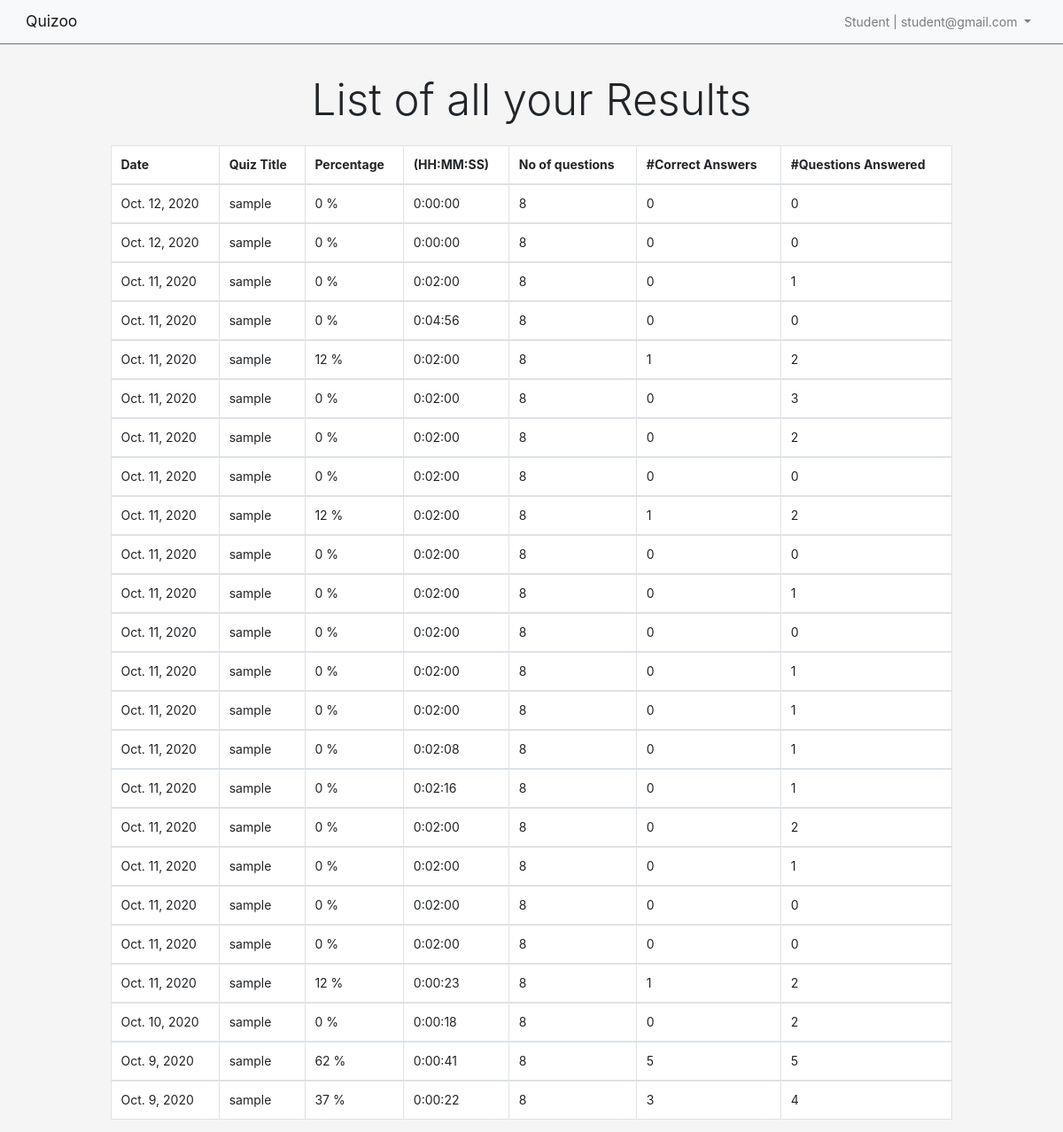
The page /exam/resultList/ (signed in) on the database as committed earlier.
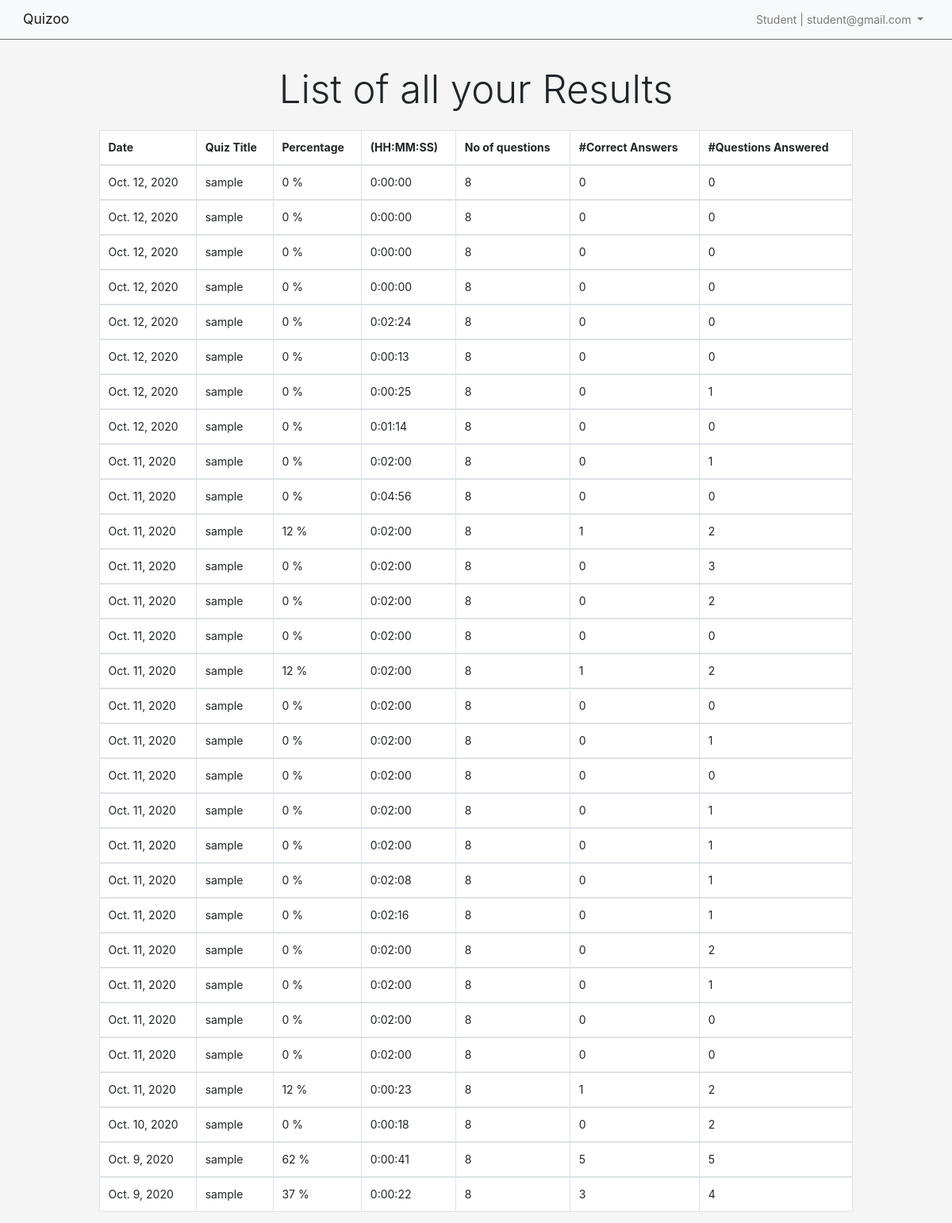
The same page on the database as committed later.
### users/models.py (models this page shows, shortened)
class User(AbstractUser):
    username = None
    teacher = models.BooleanField(default=False,
                                    help_text='check to register as a teacher. Only teachers can create,delete and update quizzes'
                                )
    email = models.EmailField(max_length=255, unique=True)
    USERNAME_FIELD = 'email'
    REQUIRED_FIELDS = []
    objects = CustomUserManager()

### exam/models.py (models this page shows, shortened)
class Result(models.Model):
    percentage = models.PositiveIntegerField(default=0)
    user = models.ForeignKey(
        get_user_model(), related_name='results', on_delete=models.CASCADE)
    time_spent = models.DurationField(default=0)
    no_of_questions_answered = models.IntegerField(default=0)
    no_of_correct_choices_answered = models.IntegerField(default=0)
    no_of_questions= models.IntegerField(default=0)
    quiz = models.ForeignKey(Quiz,
        related_name='results',
        on_delete=models.CASCADE,
    )
    date = models.DateField(default = timezone.now)

### dashboard/models.py (models this page shows, shortened)
class Quiz(models.Model):
    quiz_title = models.CharField(max_length=100)
    quiz_text = models.TextField()
    duration = models.DurationField(default=timedelta(minutes=5), help_text='HH:MM:SS')
    def __str__(self):
        return self.quiz_title

### exam/views.py (the view)
# urls.py: path('resultList/', views.ExamResultListView.as_view(),
class ExamResultListView(LoginRequiredMixin, generic.ListView):
    template_name = 'exam/result_list.html'
    context_object_name = 'results'
    def get_queryset(self):
        queryset = self.request.user.results.all().order_by('-date')
        return queryset

### templates/exam/result_list.html (shortened to what this page needs)
{% extends 'base.html' %}
{% block content %}
<div class="row justify-content-center mb-3">
    {% if results %}
        <h2 class="display-4 text-center">List of all your Results</h2>
    {% else %}
        <h3 class="display-4 text-center">You Have No Results</h3>
    {% endif %}
</div>
<div class="row justify-content-center">
    <table
        class="table table-hover col-12 col-sm-10 border-primary table-bordered"
        style="background-color: #fff;"
    >
        <thead >
            <tr>
                <th>Date</th>
                <th>Quiz Title</th>
                <th>Percentage</th>
                <th class="d-none d-sm-table-cell">(HH:MM:SS)</th>
                <th class="d-none d-sm-table-cell">No of questions</th>
                <th class="d-none d-sm-table-cell">#Correct Answers</th>
                <th class="d-none d-sm-table-cell">#Questions Answered</th>
            </tr>
        </thead>
        {% for result in results %}
            <tbody>
                <tr class="">
                    <td>{{ result.date}}</td>
                    <td>{{ result.quiz }}</td>
                    <td>{{ result.percentage }} %</td>
                    <td class="d-none d-sm-table-cell">{{ result.time_spent }}</td>
                    <td class="d-none d-sm-table-cell">{{ result.no_of_questions }}</td>
                    <td class="d-none d-sm-table-cell">{{ result.no_of_correct_choices_answered }}</td>
                    <td class="d-none d-sm-table-cell">{{ result.no_of_questions_answered }}</td>
                </tr>
            </tbody>
        {% endfor %}
    </table>
</div>
{% endblock content %}

### templates/base.html (shortened to what this page needs)
{% load static %}
<!doctype html>
<html lang="en">
<head>
    <link rel="stylesheet" href="https://stackpath.bootstrapcdn.com/bootstrap/4.3.1/css/bootstrap.min.css"
>
    <link rel="stylesheet" href="{% static 'main.css' %}">
</head>
<body>
    {% block navbar %}
    <nav class="navbar navbar-expand-sm navbar-light bg-light border-bottom border-secondary fixed-top">
        <div class="container-fluid">
            <a class="navbar-brand" href="/">Quizoo</a>
            <div class="collapse navbar-collapse" id="collapsibleNavId">
                <ul class="navbar-nav ml-auto mt-2 mt-lg-0">
                    <li class="nav-item dropdown">
                        {% if user.is_authenticated %}
                        <a class="nav-link dropdown-toggle" href="" id="dropdownId" data-toggle="dropdown"
                            aria-haspopup="true" aria-expanded="false">
                            <span>
                                {% if user.teacher %}
                                Teacher
                                {% else %}
                                Student
                                {% endif %}
                                |
                            </span>
                            {{user.email}}
                        </a>
                        {% endif %}
                    </li>
                </ul>
            </div>
        </div>
    </nav>
    {% endblock navbar %}
    <div class="container my-5 pt-5">
        {% block content %}
        {% endblock content %}
    </div>
</body>
</html>

### static/main.css (style rules this page uses)
html, body { height: 100%; background-color: #f5f5f5; font-size: 14px; }

Rows that differ between the two databases and show on the page:
added Result: date "Oct. 12, 2020", quiz "sample", percentage "0", time_spent "0:00:00", no_of_questions "8", no_of_correct_choices_answered "0", no_of_questions_answered "0"
added Result: date "Oct. 12, 2020", quiz "sample", percentage "0", time_spent "0:00:00", no_of_questions "8", no_of_correct_choices_answered "0", no_of_questions_answered "0"
added Result: date "Oct. 12, 2020", quiz "sample", percentage "0", time_spent "0:02:24", no_of_questions "8", no_of_correct_choices_answered "0", no_of_questions_answered "0"
added Result: date "Oct. 12, 2020", quiz "sample", percentage "0", time_spent "0:00:13", no_of_questions "8", no_of_correct_choices_answered "0", no_of_questions_answered "0"
added Result: date "Oct. 12, 2020", quiz "sample", percentage "0", time_spent "0:00:25", no_of_questions "8", no_of_correct_choices_answered "0", no_of_questions_answered "1"
added Result: date "Oct. 12, 2020", quiz "sample", percentage "0", time_spent "0:01:14", no_of_questions "8", no_of_correct_choices_answered "0", no_of_questions_answered "0"
